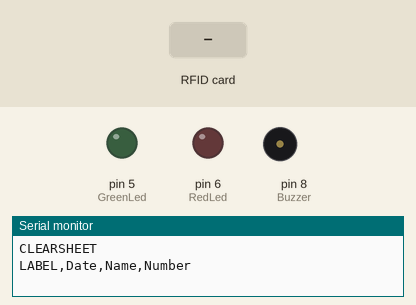
The sketch below on a simulated Arduino Uno, built with avr-gcc and run on an emulated ATmega328P. On the bench: output pins drawn as LEDs (lit = HIGH), buzzer (waves = sounding, pin HIGH), the last lines printed to the serial monitor. The test bench sets the inputs (shaded band). Pins used as bus, display or sensor lines are not drawn.

Above: at 1.2 s.
1.3 s: RFID card B9 2C D0 B8 held to the reader
At 2.5 s:
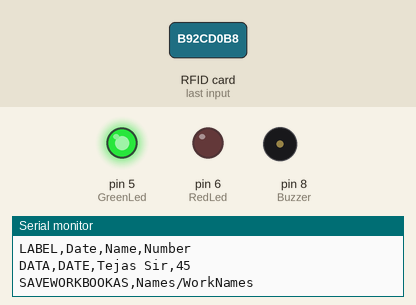
2.8 s: RFID card 5E 7A 19 C4 held to the reader
At 5.2 s:
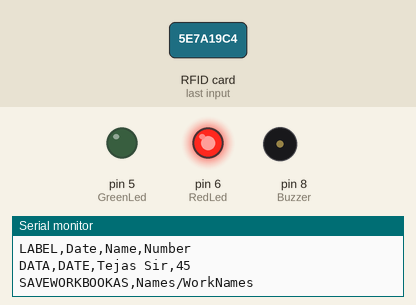
5.8 s: RFID card C3 7A C9 73 held to the reader
At 6.7 s:
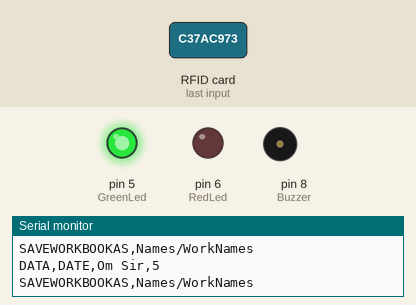
Timing chart, 0 to 10.9 s (numbered marks = the images above; inputs shaded):
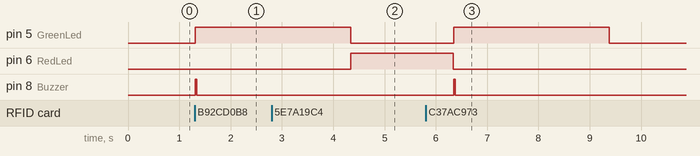

Measured:
- after the input at 1.3 s, pin 5 (GreenLed): LOW → HIGH at once; pin 8 (Buzzer): LOW → HIGH at once, → LOW 0.03 s later
- after the input at 2.8 s, pin 6 (RedLed): LOW → HIGH after 1.5 s
- after the input at 5.8 s, pin 5 (GreenLed): LOW → HIGH after 0.54 s, → LOW 3.0 s later; pin 8 (Buzzer): LOW → HIGH after 0.54 s, → LOW 0.03 s later

The sketch:

05.ino
```cpp
#include <SPI.h>
#include <MFRC522.h>

#define SS_PIN 10 //RX slave select
#define RST_PIN 9

MFRC522 mfrc522(SS_PIN, RST_PIN); // Create MFRC522 instance.

byte card_ID[4]; //card UID size 4byte
byte Name1[4]={0xB9,0x2C,0xD0,0xB8};//first UID card
byte Name2[4]={0xC3,0x7A,0xC9,0x73};//second UID card  //C3 7A C9 73
byte Name3[4]={0x44,0x69,0x6D,0x25};// this is new one
byte Name4[4]={0x76,0x9F,0xA6,0x23};// this is new one

//if you want the arduino to detect the cards only once
//int NumbCard[2];//this array content the number of cards. in my case i have just two cards.
//int j=0;
// i am not using this above one

int NumbCard[4];
int j=0;

int const RedLed=6;
int const GreenLed=5;
int const Buzzer=8;

String Name;//user name
long Number;//user number
int n ;//The number of card you want to detect (optional)

void setup() {
  Serial.begin(9600); // Initialize serial communications with the PC
  SPI.begin();  // Init SPI bus
  mfrc522.PCD_Init(); // Init MFRC522 card

  Serial.println("CLEARSHEET");                 // clears starting at row 1
  Serial.println("LABEL,Date,Name,Number");// make four columns (Date,Time,[Name:"user name"]line 48 & 52,[Number:"user number"]line 49 & 53)

  pinMode(RedLed,OUTPUT);
  pinMode(GreenLed,OUTPUT);
  pinMode(Buzzer,OUTPUT);

   }

void loop() {
  //look for new card
   if ( ! mfrc522.PICC_IsNewCardPresent()) {
  return;//got to start of loop if there is no card present
 }
 // Select one of the cards
 if ( ! mfrc522.PICC_ReadCardSerial()) {
  return;//if read card serial(0) returns 1, the uid struct contians the ID of the read card.
 }

 for (byte i = 0; i < mfrc522.uid.size; i++) {
     card_ID[i]=mfrc522.uid.uidByte[i];

       if(card_ID[i]==Name1[i]){
       Name="Tejas Sir";//user name
       Number=45;//user number
       j=0;//first number in the NumbCard array : NumbCard[j]
      }
      else if(card_ID[i]==Name2[i]){
       Name="Om Sir";//user name
       Number=05;//user number
       j=1;//Second number in the NumbCard array : NumbCard[j]
      }
      else if(card_ID[i]==Name3[i]){
        Name="Sameer";
        Number=58;
        j=2;
      }
      else if(card_ID[i]==Name4[i]){
        Name="Sunil";
        Number=41;
        j=3;
      }
      else{
          digitalWrite(GreenLed,LOW);
          digitalWrite(RedLed,HIGH);
          goto cont;//go directly to line 85
     }
}
      if(NumbCard[j] == 1){//to check if the card already detect
      //if you want to use LCD
      //Serial.println("Already Exist");
      }
      else{
      NumbCard[j] = 1;//put 1 in the NumbCard array : NumbCard[j]={1,1} to let the arduino know if the card was detecting
      n++;//(optional)
      Serial.print("DATA,DATE," + Name);//send the Name to excel
      Serial.print(",");
      Serial.println(Number); //send the Number to excel
      digitalWrite(GreenLed,HIGH);
      digitalWrite(RedLed,LOW);
      digitalWrite(Buzzer,HIGH);
      delay(30);
      digitalWrite(Buzzer,LOW);
      Serial.println("SAVEWORKBOOKAS,Names/WorkNames");
      }
      delay(1000);
cont:
delay(2000);
digitalWrite(GreenLed,LOW);
digitalWrite(RedLed,LOW);

//if you want to close the Excel when all card had detected and save Excel file in Names Folder. in my case i have just 2 card (optional)
//if(n==2){

  //  Serial.println("FORCEEXCELQUIT");
 //   }
}
```
